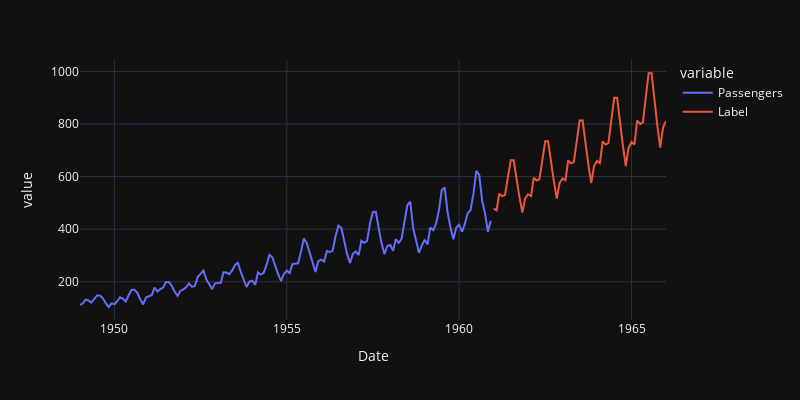

This figure's notebook cell:
### Code cell
fig = px.line(concat_df, x=concat_df['Date'], y=["Passengers", "Label"], 
              template = 'plotly_dark', width=800, height=400,
              labels = {"Passengers":"Original_Data", "Label":"Future_Predictions"})
fig.show()

### Figure 1 — Plotly figure (JSON) as saved in the notebook; plotly's stock layout.template omitted (floating-point values rounded to 4 significant figures; data arrays with more than 128 entries replaced by an {"elided": "..."} marker saying what was removed)
{"data": [{"hovertemplate": "variable=Passengers<br>Date=%{x}<br>value=%{y}<extra></extra>", "legendgroup": "Passengers", "line": {"color": "#636efa", "dash": "solid"}, "mode": "lines", "name": "Passengers", "orientation": "v", "showlegend": true, "type": "scatter", "x": {"elided": "205 str values"}, "xaxis": "x", "y": {"elided": "205 int values"}, "yaxis": "y"}, {"hovertemplate": "variable=Label<br>Date=%{x}<br>value=%{y}<extra></extra>", "legendgroup": "Label", "line": {"color": "#EF553B", "dash": "solid"}, "mode": "lines", "name": "Label", "orientation": "v", "showlegend": true, "type": "scatter", "x": {"elided": "205 str values"}, "xaxis": "x", "y": {"elided": "205 float values"}, "yaxis": "y"}], "layout": {"height": 400, "legend": {"title": {"text": "variable"}, "tracegroupgap": 0}, "margin": {"t": 60}, "width": 800, "xaxis": {"anchor": "y", "autorange": true, "domain": [0, 1], "range": ["1949-01-01", "1966-01-01"], "title": {"text": "Date"}, "type": "date"}, "yaxis": {"anchor": "x", "autorange": true, "domain": [0, 1], "range": [54.57, 1043.0], "title": {"text": "value"}, "type": "linear"}}}
